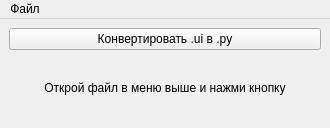
<?xml version="1.0" encoding="UTF-8"?>
<ui version="4.0">
 <class>MainWindow</class>
 <widget class="QMainWindow" name="MainWindow">
  <property name="geometry">
   <rect>
    <x>0</x>
    <y>0</y>
    <width>330</width>
    <height>128</height>
   </rect>
  </property>
  <property name="windowTitle">
   <string>MainWindow</string>
  </property>
  <property name="windowIcon">
   <iconset resource="resurses.qrc">
    <normaloff>:/icon/icon.png</normaloff>:/icon/icon.png</iconset>
  </property>
  <widget class="QWidget" name="centralwidget">
   <layout class="QVBoxLayout" name="verticalLayout_2">
    <item>
     <widget class="QPushButton" name="btn">
      <property name="text">
       <string>Конвертировать .ui в .py</string>
      </property>
     </widget>
    </item>
    <item>
     <widget class="QLabel" name="label">
      <property name="text">
       <string>Открой файл в меню выше и нажми кнопку</string>
      </property>
      <property name="alignment">
       <set>Qt::AlignCenter</set>
      </property>
     </widget>
    </item>
   </layout>
  </widget>
  <widget class="QMenuBar" name="menubar">
   <property name="geometry">
    <rect>
     <x>0</x>
     <y>0</y>
     <width>330</width>
     <height>26</height>
    </rect>
   </property>
   <widget class="QMenu" name="menu">
    <property name="title">
     <string>Файл</string>
    </property>
    <addaction name="act_open"/>
    <addaction name="act_save"/>
    <addaction name="separator"/>
    <addaction name="act_exit"/>
   </widget>
   <addaction name="menu"/>
  </widget>
  <action name="act_open">
   <property name="text">
    <string>Открыть</string>
   </property>
  </action>
  <action name="act_save">
   <property name="text">
    <string>Сохранить</string>
   </property>
  </action>
  <action name="act_exit">
   <property name="text">
    <string>Выход</string>
   </property>
  </action>
 </widget>
 <resources>
  <include location="resurses.qrc"/>
 </resources>
 <connections/>
</ui>
